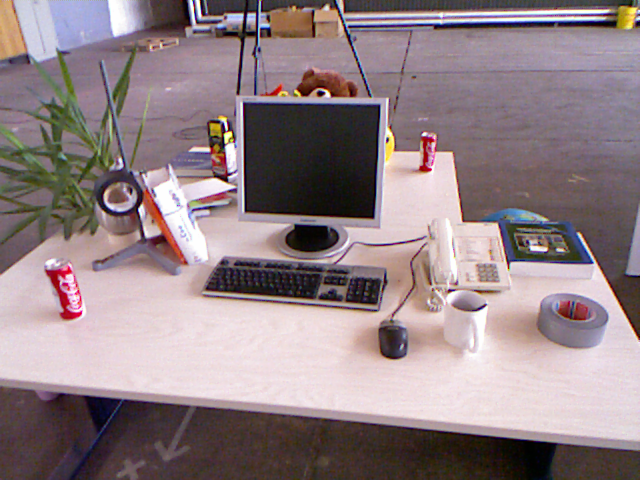
#> input picture 矩阵大作业代码/1.png, 640 x 480 px
$ python 3d_2d.py   (older library calls are emulated)
#> lines starting #> are read from the running program, lines starting #| are printed output that depends on the picture; after the words box and inside, x2 and y2 are one past the last pixel; in counts of white or black regions, pixels touching at a corner belong together
import cv2 as cv
import numpy as np
from numpy import linalg as la

#相机的内参矩阵
camera_matrix = np.array(([520.9, 0, 325.1],
                         [0, 521.0, 249.7],
                         [0, 0, 1.0]), dtype=np.double)
#相机位姿
camera_pos=np.array([0,0,0,1,0,0,0])
#用与pnp求解的深度图像参数
dist_coefs = np.array([0, 0, 0, 0, 0], dtype=np.double)
#保存文件位置
file = open('loss_3d_2d.txt', 'w')

#主函数
def main (camera_pos=camera_pos):
    # 读取图像
    img_1= cv.imread('1.png',cv.IMREAD_COLOR)
#> img_1 is the input picture: shape (480, 640, 3); mean B, G, R 133.9, 129.9, 146.3
    img_2= cv.imread('2.png',cv.IMREAD_COLOR)
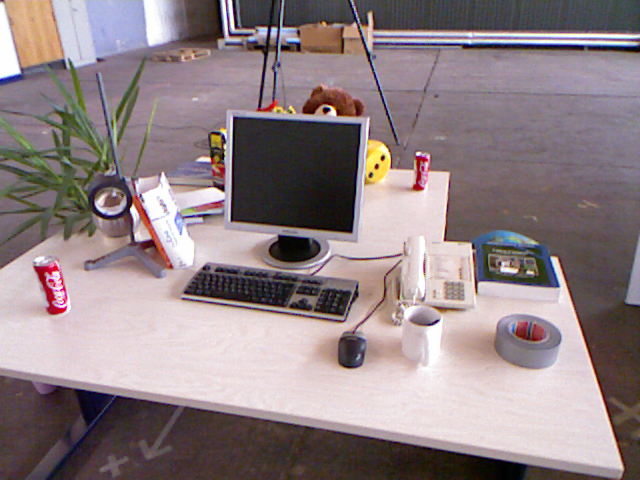
#> input picture 矩阵大作业代码/2.png, 640 x 480 px
#> img_2 is the input picture: shape (480, 640, 3); mean B, G, R 133.1, 129.9, 144.4
    #img_3=np.copy(img_2)
    print(img_2.shape)
#| (480, 640, 3)
    # ORb特征匹配
    kp1,kp2 =find_feature_matches(img_1,img_2)
    # 读取深度信息
    depth_1 =cv.imread('1_depth.png',cv.IMREAD_UNCHANGED)

    # 得到第一帧特征点的相机坐标系3D坐标和第二针特征点的2d坐标
    pt1_3d=[]
    pt2_2d=[]
    for i in range(0,kp1.shape[0]):
        p1 = kp1[i]
        d1 = depth_1[int(p1[1]), int(p1[0])]
        if d1 == 0  :
            continue
        pt1 = pixel2cam(kp1[i], camera_matrix)
        pt2 =kp2[i]
        dd1 =float(d1/5000)
        pt1_3d.append([pt1[0]*dd1,pt1[1]*dd1,dd1])
        pt2_2d.append([pt2[0],pt2[1]])

    pt1_3d = np.array(pt1_3d,dtype=np.float32)
    pt2_2d = np.array(pt2_2d,dtype=np.float32)

    R = np.identity(3,dtype=np.float32)
    t = np.zeros([3,1])

    #使用pnp求解得到旋转向量和平移向量
    retval, rvec, tvec, inliers = cv.solvePnPRansac(pt1_3d, pt2_2d, camera_matrix, dist_coefs,flags=cv.SOLVEPNP_EPNP,useExtrinsicGuess = False, iterationsCount = 100, reprojectionError = 1.76)
    rotM = cv.Rodrigues(rvec)[0]

    #获得新的位姿
    pos_new=transform_T_to_q(rotM,rvec,camera_pos)

    camera_pos =pos_new
    print(camera_pos)

    #验证p1 = p2 * R+t
    R_new = rotM
    t_new = tvec
    pt1_new_list =[]
    for i in range(len(pt1_3d)):
        print('p1:'+str(pt1_3d[i]))
        print('p2:'+str(pt2_2d[i]))
        pt_1=pt1_3d[i].transpose()[:,np.newaxis]  #如果想要保证相乘维度（3，）需要转换为（3，1）
        pt1_new = np.dot(R_new,pt_1)+t_new
        pt1_new = camera_matrix.dot(pt1_new)/(pt1_new[2])
        pt1_new = np.squeeze(pt1_new)
        pt1_new_list.append([pt1_new[0],pt1_new[1]])
        print('R*p1+t:'+str(pt1_new))
        #保存信息
        file = open('loss_3d_2d.txt', 'a')
        file.write('point: ' +str(i)+' '+ str(pt2_2d[i][0]) + ' ' + str(pt2_2d[i][1]) + ' '
                   + str(pt1_new[0])+' '+str(pt1_new[1]))
        file.write('\n')
        file.close()
    pt1_new_array =np.array(pt1_new_list)

    #画出重投影的位置和原本图像中特征点
    img_4 = cv.imread('2.png',cv.IMREAD_COLOR)
    for i in range(len(pt2_2d)):
        p_ref = pt2_2d[i]
        p_cur = pt1_new_array[i]
        if p_cur[0] >0 and p_cur[1]>0:
            cv.circle(img_4,(int(p_ref[0]),int(p_ref[1])),2,(0,250,0),2)
            cv.circle(img_4, (int(p_cur[0]), int(p_cur[1])), 2, (0, 0, 255), 2)
    cv.imshow('current', img_4)
    cv.waitKey()

    return 0

#ORb特征匹配
def find_feature_matches(img_1,img_2):
    # orb特征
    orb=cv.ORB_create()
    kp1,des1=orb.detectAndCompute(img_1,None)
#> kp1 = 500 keypoints; strongest (x, y, size): (323, 93, 31), (322, 92, 37.2), (230, 132, 31), (226, 128, 31)
    kp2,des2=orb.detectAndCompute(img_2,None)
#> kp2 = 500 keypoints; strongest (x, y, size): (329, 109, 31), (328, 109, 37.2), (383, 157, 31), (327, 109, 44.6)


    img_3=np.copy(img_2)
    img_3 = img_2.copy()
    cv.drawKeypoints(img_2, kp2, outImage=img_3, color=(0, 0, 255))
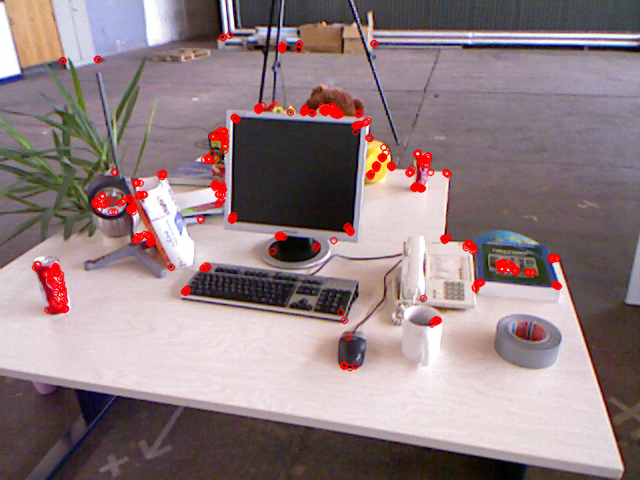
#> img_3: shape (480, 640, 3); 2.76% of pixels changed, all inside (x1, y1, x2, y2) = (31, 31, 563, 372)
    # 计算hamming距离找其中前k个
    bf=cv.BFMatcher(cv.NORM_HAMMING,crossCheck=True)
    matches=bf.match(des1,des2)
#> matches = 217 matches
    matches = sorted(matches,key = lambda x:x.distance)
    print("Find total " + str(len(matches)) + " matches.")
#| Find total 217 matches.

    goodMatches = matches[:80]   #最简单的排序找20个反而最好
#> goodMatches = 80 matches
    # 画出匹配点
    img3 = cv.drawMatches(img_1,kp1,img_2,kp2,goodMatches,img_2,flags=2)
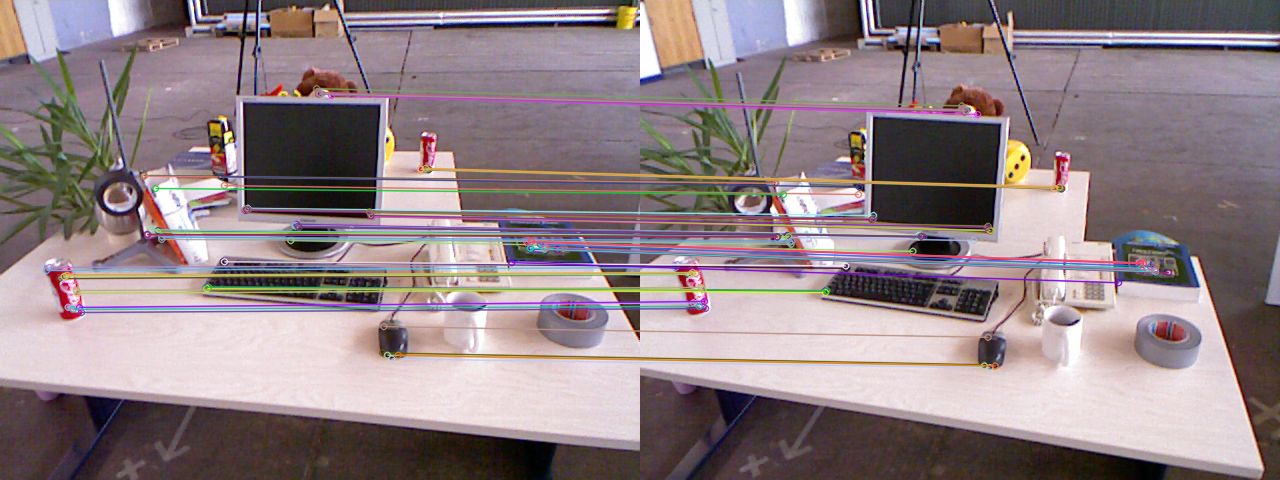
#> img3: shape (480, 1280, 3); mean B, G, R 133.5, 129.6, 144.8

    cv.imshow('img3',img3)
    cv.waitKey()
    pts_1 = []
    pts_2 = []
    # 把关键点保存
    for i in range(0, len(goodMatches)):
        p = kp1[goodMatches[i].queryIdx].pt
        p_2= kp2[goodMatches[i].trainIdx].pt
        pts_1.append(p)
        pts_2.append(p_2)
#> this loop made 80 passes
#> (p, p_2) on passes 1 to 12: ((420.5, 168.5), (413.3, 187.2)), ((205.6, 286.8), (184.3, 290.9)), ((371.5, 216), (349.9, 230.4)), ((207.4, 286.2), (184.9, 290.3)), ((295.2, 224.6), (277.9, 236.2)), ((371.5, 216), (349.1, 229.8)), ((206.4, 288), (185, 292)), ((427.7, 168.5), (420.5, 187.2)), ((295.5, 224.6), (278.2, 235)), ((295.2, 225.6), (278.4, 236.4)), ((426.8, 169.3), (419.9, 188.4)), ((370.8, 214), (350.4, 230.2))
#> after the loop, pts_1 = 80 pairs, first value 46 to 558, second value 88.13 to 358.3; pts_2 = 80 pairs, first value 35 to 528, second value 105.4 to 367.3
    pts_1 =np.array(pts_1)
    pts_2 = np.array(pts_2)
    return pts_1,pts_2

#像素坐标转相机坐标
def pixel2cam(kp,camera_matrix):
    u= (kp[0]-camera_matrix[0,2])/ camera_matrix[0,0]
    v=(kp[1]-camera_matrix[1,2])/ camera_matrix[1,1]
    kp_cam = np.array([[u],[v]],dtype=np.float)
    return kp_cam
#获得新的相机位姿
def get_position(rotM,tvec,camera_postion):
    camera_postion=np.dot(rotM,camera_postion)+tvec
    return camera_postion

#位姿转换
def transform_T_to_q(rotM, tvec,camera_pos_):
    R = rotM
    t = tvec
    print(R)
    print(t)
    pos = np.dot(R, camera_pos_[0:3]) + t
    pos = pos[:,0]
    pos = pos[:,None]

    R_last = transform_R_to_q(camera_pos_[3:7])
    R_new = R.dot(R_last)
    R_new = np.squeeze(R_new)
    q0 = 0.5 * np.sqrt(np.trace(R_new) + 1)
    q1 = (R_new[1, 2] - R_new[2, 1]) / (4 * q0)
    q2 = (R_new[2, 0] - R_new[0, 2]) / (4 * q0)
    q3 = (R_new[0, 1] - R_new[1, 0]) / (4 * q0)
    q_new = np.array([q0, q1, q2, q3], dtype=np.float)
    q_new = np.squeeze(q_new)
    q_new = q_new[:, None]
    pos_new = np.vstack((pos, q_new))

    return pos_new


def transform_R_to_q(cam_pose_q):
    q0 = cam_pose_q[0];q1 = cam_pose_q[1];q2 = cam_pose_q[2];q3 = cam_pose_q[3]

    R = np.array([[1 - 2 * q2 * q2 - 2 * q3 * q3, 2 * q1 * q2 + 2 * q0 * q3, 2 * q1 * q3 - 2 * q0 * q2],
                  [2 * q1 * q2 - 2 * q0 * q3, 1 - 2 * q1 * q1 - 2 * q3 * q3, 2 * q2 * q3 + 2 * q0 * q1],
                  [2 * q1 * q3 + 2 * q0 * q2, 2 * q2 * q3 - 2 * q0 * q1, 1 - 2 * q1 * q1 - 2 * q2 * q2]],
                 dtype=np.float)
    return R

if __name__ == "__main__":
    main()
#> in main, `kp1,kp2 =find_feature_matches(img_1,img_2)`: kp1 has the same summary as pts_1 in find_feature_matches; kp2 has the same summary as pts_2 in find_feature_matches
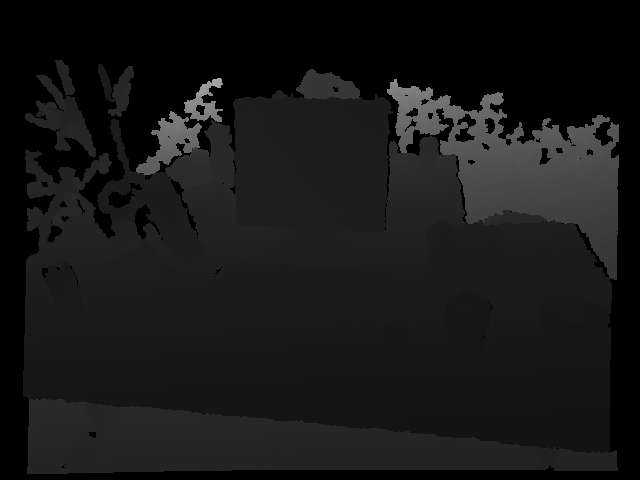
#> input picture 矩阵大作业代码/1_depth.png, 640 x 480 px
#> in main, depth_1 is the input picture: shape (480, 640) uint16; min 0, max 42819, mean 5969.1
#> the loop in main, `for i in range(0,kp1.shape[0]):` made 80 passes
#> (p1, d1, u in pixel2cam, v in pixel2cam, pt2, dd1) on passes 1 to 11: ([420.5, 168.5], 10969, 0.183, -0.156, [413.3, 187.2], 2.19), ([205.6, 286.8], 7332, -0.229, 0.0713, [184.3, 290.9], 1.47), ([371.5, 216], 7634, 0.0891, -0.0647, [349.9, 230.4], 1.53), ([207.4, 286.2], 7246, -0.226, 0.07, [184.9, 290.3], 1.45), ([295.2, 224.6], 7763, -0.0574, -0.0481, [277.9, 236.2], 1.55), ([371.5, 216], 7634, 0.0891, -0.0647, [349.1, 229.8], 1.53), ([206.4, 288], 7219, -0.228, 0.0735, [185, 292], 1.44), ([427.7, 168.5], 10776, 0.197, -0.156, [420.5, 187.2], 2.16), ([295.5, 224.6], 7763, -0.0568, -0.0481, [278.2, 235], 1.55), ([295.2, 225.6], 7763, -0.0574, -0.0463, [278.4, 236.4], 1.55), ([426.8, 169.3], 10840, 0.195, -0.154, [419.9, 188.4], 2.17)
#> (p1, d1) on passes 29, 47: ([46, 270], 0), ([157.6, 230.2], 0)
#> after the loop in main, `for i in range(0,kp1.shape[0]):`: pt1_3d = 76 items, first 6: [[0.402], [-0.342], 2.19], [[-0.336], [0.105], 1.47], [[0.136], [-0.0988], 1.53], [[-0.328], [0.101], 1.45], [[-0.0891], [-0.0747], 1.55], [[0.136], [-0.0988], 1.53]; pt2_2d = 76 pairs, first value 37 to 528, second value 105.4 to 367.3
#> (the run stopped early here; a loop or call above may not have finished)
